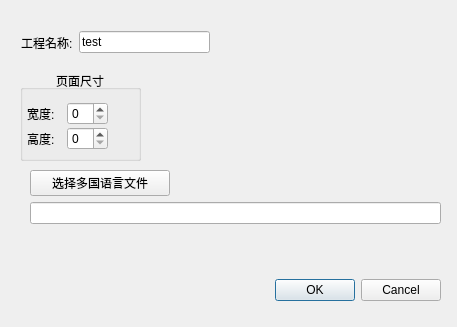
<?xml version="1.0" encoding="UTF-8"?>
<ui version="4.0">
 <class>ProjectDialog</class>
 <widget class="QDialog" name="ProjectDialog">
  <property name="geometry">
   <rect>
    <x>0</x>
    <y>0</y>
    <width>457</width>
    <height>327</height>
   </rect>
  </property>
  <property name="windowTitle">
   <string>Dialog</string>
  </property>
  <widget class="QDialogButtonBox" name="buttonBox">
   <property name="geometry">
    <rect>
     <x>220</x>
     <y>270</y>
     <width>221</width>
     <height>41</height>
    </rect>
   </property>
   <property name="orientation">
    <enum>Qt::Horizontal</enum>
   </property>
   <property name="standardButtons">
    <set>QDialogButtonBox::Cancel|QDialogButtonBox::Ok</set>
   </property>
  </widget>
  <widget class="QGroupBox" name="groupBox">
   <property name="geometry">
    <rect>
     <x>20</x>
     <y>70</y>
     <width>121</width>
     <height>91</height>
    </rect>
   </property>
   <property name="title">
    <string>页面尺寸</string>
   </property>
   <property name="alignment">
    <set>Qt::AlignCenter</set>
   </property>
   <property name="flat">
    <bool>true</bool>
   </property>
   <widget class="QWidget" name="layoutWidget">
    <property name="geometry">
     <rect>
      <x>7</x>
      <y>30</y>
      <width>81</width>
      <height>52</height>
     </rect>
    </property>
    <layout class="QGridLayout" name="gridLayout">
     <property name="leftMargin">
      <number>0</number>
     </property>
     <property name="topMargin">
      <number>0</number>
     </property>
     <property name="rightMargin">
      <number>0</number>
     </property>
     <property name="bottomMargin">
      <number>0</number>
     </property>
     <property name="spacing">
      <number>0</number>
     </property>
     <item row="0" column="0">
      <widget class="QLabel" name="label">
       <property name="text">
        <string>宽度:</string>
       </property>
      </widget>
     </item>
     <item row="0" column="1">
      <widget class="QSpinBox" name="spinBox"/>
     </item>
     <item row="1" column="0">
      <widget class="QLabel" name="label_2">
       <property name="text">
        <string>高度:</string>
       </property>
      </widget>
     </item>
     <item row="1" column="1">
      <widget class="QSpinBox" name="spinBox_2"/>
     </item>
    </layout>
   </widget>
  </widget>
  <widget class="QWidget" name="layoutWidget">
   <property name="geometry">
    <rect>
     <x>21</x>
     <y>31</y>
     <width>189</width>
     <height>23</height>
    </rect>
   </property>
   <layout class="QHBoxLayout" name="horizontalLayout">
    <item>
     <widget class="QLabel" name="label_3">
      <property name="text">
       <string>工程名称:</string>
      </property>
     </widget>
    </item>
    <item>
     <widget class="QLineEdit" name="lineEdit">
      <property name="text">
       <string>test</string>
      </property>
      <property name="maxLength">
       <number>255</number>
      </property>
     </widget>
    </item>
   </layout>
  </widget>
  <widget class="QWidget" name="layoutWidget">
   <property name="geometry">
    <rect>
     <x>30</x>
     <y>170</y>
     <width>411</width>
     <height>77</height>
    </rect>
   </property>
   <layout class="QVBoxLayout" name="verticalLayout">
    <item>
     <widget class="QPushButton" name="pushButton">
      <property name="maximumSize">
       <size>
        <width>140</width>
        <height>27</height>
       </size>
      </property>
      <property name="text">
       <string>选择多国语言文件</string>
      </property>
      <property name="icon">
       <iconset resource="icons.qrc">
        <normaloff>:/icon/icons/fileopen.png</normaloff>:/icon/icons/fileopen.png</iconset>
      </property>
     </widget>
    </item>
    <item>
     <widget class="QLineEdit" name="view_lang">
      <property name="readOnly">
       <bool>true</bool>
      </property>
     </widget>
    </item>
    <item>
     <widget class="QLabel" name="filestatus">
      <property name="text">
       <string/>
      </property>
     </widget>
    </item>
   </layout>
  </widget>
 </widget>
 <resources>
  <include location="icons.qrc"/>
 </resources>
 <connections>
  <connection>
   <sender>buttonBox</sender>
   <signal>accepted()</signal>
   <receiver>ProjectDialog</receiver>
   <slot>accept()</slot>
   <hints>
    <hint type="sourcelabel">
     <x>248</x>
     <y>254</y>
    </hint>
    <hint type="destinationlabel">
     <x>157</x>
     <y>274</y>
    </hint>
   </hints>
  </connection>
  <connection>
   <sender>buttonBox</sender>
   <signal>rejected()</signal>
   <receiver>ProjectDialog</receiver>
   <slot>reject()</slot>
   <hints>
    <hint type="sourcelabel">
     <x>316</x>
     <y>260</y>
    </hint>
    <hint type="destinationlabel">
     <x>286</x>
     <y>274</y>
    </hint>
   </hints>
  </connection>
 </connections>
</ui>
